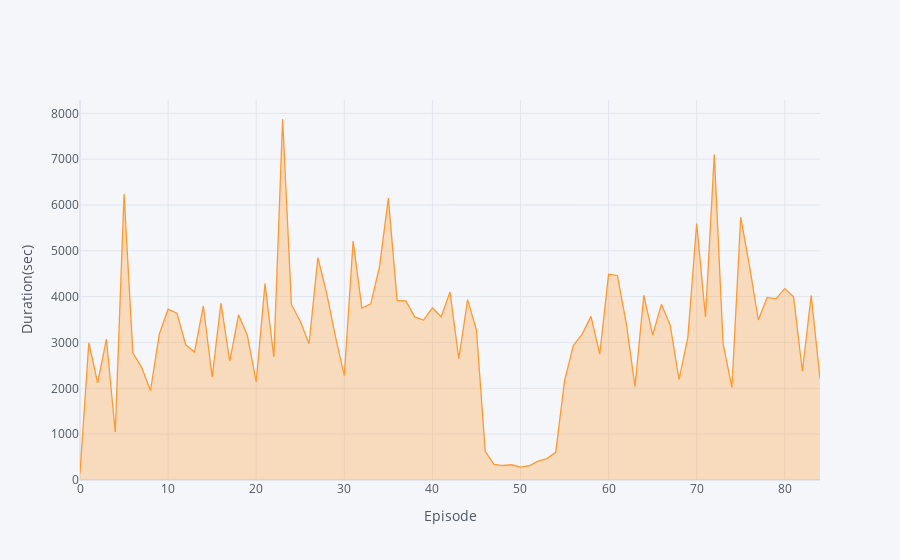

The cell this chart's notebook holds for it:
### Markdown cell above
## Episode Duration in sec

### Code cell
ctds_episodes['episode_duration'].iplot(kind='area',fill=True,opacity=1,xTitle='Episode',yTitle='Duration(sec)')

### Figure 1 — Plotly figure (JSON) as saved in the notebook; plotly's stock layout.template omitted (floating-point values rounded to 4 significant figures)
{"data": [{"fill": "tonexty", "fillcolor": "rgba(255, 153, 51, 0.3)", "line": {"color": "rgba(255, 153, 51, 1.0)", "dash": "solid", "shape": "linear", "width": 1.3}, "mode": "lines", "name": "episode_duration", "text": "", "type": "scatter", "x": [0, 1, 2, 3, 4, 5, 6, 7, 8, 9, 10, 11, 12, 13, 14, 15, 16, 17, 18, 19, 20, 21, 22, 23, 24, 25, 26, 27, 28, 29, 30, 31, 32, 33, 34, 35, 36, 37, 38, 39, 40, 41, 42, 43, 44, 45, 46, 47, 48, 49, 50, 51, 52, 53, 54, 55, 56, 57, 58, 59, 60, 61, 62, 63, 64, 65, 66, 67, 68, 69, 70, 71, 72, 73, 74, 75, 76, 77, 78, 79, 80, 81, 82, 83, 84], "y": [157, 2995, 2118, 3072, 1048, 6242, 2776, 2459, 1949, 3182, 3727, 3640, 2950, 2794, 3797, 2243, 3861, 2592, 3603, 3152, 2141, 4284, 2684, 7876, 3825, 3462, 2972, 4851, 4070, 3127, 2276, 5213, 3751, 3844, 4657, 6151, 3916, 3909, 3559, 3490, 3758, 3563, 4101, 2649, 3936, 3276, 624, 341, 316, 332, 281, 311, 412, 467, 605, 2162, 2936, 3180, 3570, 2746, 4489, 4462, 3428, 2043, 4032, 3164, 3833, 3375, 2192, 3119, 5597, 3560, 7103, 2976, 2019, 5734, 4667, 3491, 3984, 3952, 4176, 3997, 2372, 4031, 2214]}], "layout": {"legend": {"bgcolor": "#F5F6F9", "font": {"color": "#4D5663"}}, "paper_bgcolor": "#F5F6F9", "plot_bgcolor": "#F5F6F9", "title": {"font": {"color": "#4D5663"}}, "xaxis": {"gridcolor": "#E1E5ED", "showgrid": true, "tickfont": {"color": "#4D5663"}, "title": {"font": {"color": "#4D5663"}, "text": "Episode"}, "zerolinecolor": "#E1E5ED"}, "yaxis": {"gridcolor": "#E1E5ED", "showgrid": true, "tickfont": {"color": "#4D5663"}, "title": {"font": {"color": "#4D5663"}, "text": "Duration(sec)"}, "zerolinecolor": "#E1E5ED"}}}
